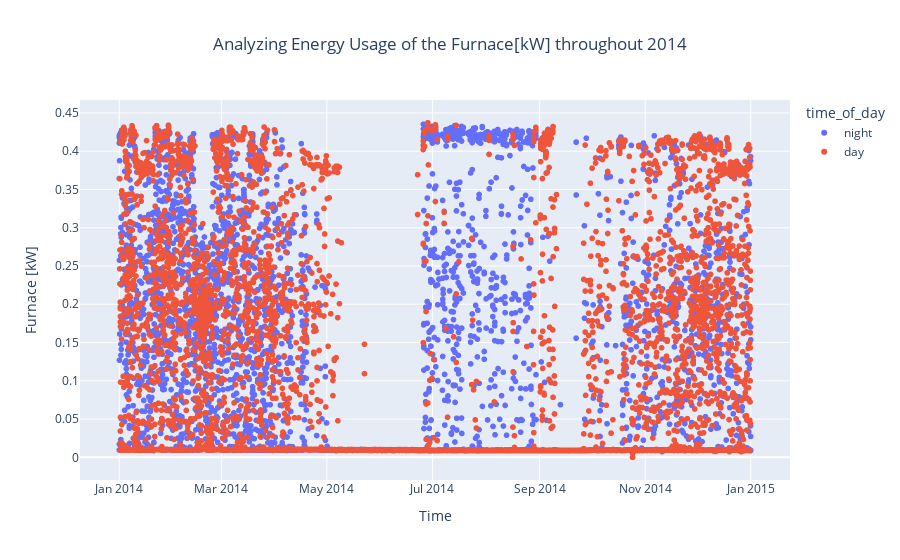

This figure's notebook cell:
### Code cell
furnace_plot = px.scatter(energy_data, x='Date & Time', y='Furnace [kW]', color = 'time_of_day', title="Analyzing Energy Usage of the Furnace[kW] throughout 2014")
furnace_plot.update_layout(xaxis_title='Time', title_x=0.5)
furnace_plot.show()

### Figure 1 — Plotly figure (JSON) as saved in the notebook; plotly's stock layout.template omitted (floating-point values rounded to 4 significant figures; data arrays with more than 128 entries replaced by an {"elided": "..."} marker saying what was removed)
{"data": [{"hovertemplate": "time_of_day=night<br>Date & Time=%{x}<br>Furnace [kW]=%{y}<extra></extra>", "legendgroup": "night", "marker": {"color": "#636efa", "symbol": "circle"}, "mode": "markers", "name": "night", "showlegend": true, "type": "scattergl", "x": {"elided": "8030 str values"}, "xaxis": "x", "y": {"elided": "8030 float values"}, "yaxis": "y"}, {"hovertemplate": "time_of_day=day<br>Date & Time=%{x}<br>Furnace [kW]=%{y}<extra></extra>", "legendgroup": "day", "marker": {"color": "#EF553B", "symbol": "circle"}, "mode": "markers", "name": "day", "showlegend": true, "type": "scattergl", "x": {"elided": "9490 str values"}, "xaxis": "x", "y": {"elided": "9490 float values"}, "yaxis": "y"}], "layout": {"legend": {"title": {"text": "time_of_day"}, "tracegroupgap": 0}, "title": {"text": "Analyzing Energy Usage of the Furnace[kW] throughout 2014", "x": 0.5}, "xaxis": {"anchor": "y", "domain": [0, 1], "title": {"text": "Time"}}, "yaxis": {"anchor": "x", "domain": [0, 1], "title": {"text": "Furnace [kW]"}}}}
